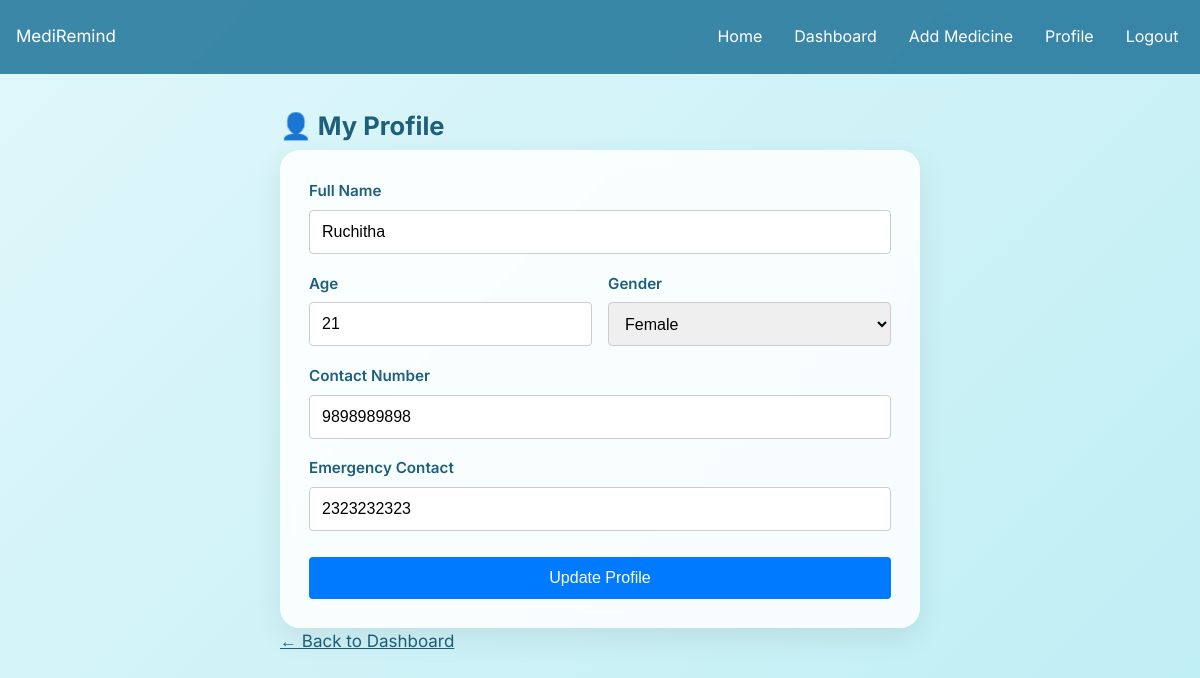
Screenshot of /profile (signed in) with the database file from the repository.
### tables this page shows
CREATE TABLE users (
        user_id INTEGER PRIMARY KEY AUTOINCREMENT,
        email TEXT UNIQUE NOT NULL,
        password_hash TEXT NOT NULL,
        full_name TEXT NOT NULL,
        age INTEGER,
        gender TEXT,
        contact_no TEXT,
        emergency_contact TEXT,
        role TEXT NOT NULL
    );

### app.py (the view, shortened to what this page needs)
@app.route('/profile', methods=['GET', 'POST'])
def profile():
    if 'user_id' not in session:
        return redirect(url_for('login'))
    user_id = session['user_id']
    conn = get_db()
    c = conn.cursor()
    c.execute("SELECT * FROM users WHERE user_id = ?", (user_id,))
    user = c.fetchone()
    conn.close()
    return render_template('profile.html', user=user)

### app.py (called while the page is built)
def get_db():
    return sqlite3.connect('medicine.db')

### templates/profile.html (shortened to what this page needs)
{% extends "base.html" %}
{% block content %}
<div class="form-page">
    <h2>👤 My Profile</h2>
    <form method="POST" class="form-card">
        <div class="form-group">
            <label for="full_name">Full Name</label>
            <input type="text" id="full_name" name="full_name" value="{{ user[3] }}" required>
        </div>
        <div class="form-row">
            <div class="form-group">
                <label for="age">Age</label>
                <input type="number" id="age" name="age" value="{{ user[4] or '' }}">
            </div>
            <div class="form-group">
                <label for="gender">Gender</label>
                <select id="gender" name="gender">
                    <option value="F" {% if user[5] == 'F' %}selected{% endif %}>Female</option>
                </select>
            </div>
        </div>
        <div class="form-group">
            <label for="contact_no">Contact Number</label>
            <input type="text" id="contact_no" name="contact_no" value="{{ user[6] or '' }}">
        </div>
        <div class="form-group">
            <label for="emergency_contact">Emergency Contact</label>
            <input type="text" id="emergency_contact" name="emergency_contact" value="{{ user[7] or '' }}">
        </div>
        <button type="submit" class="btn btn-primary form-submit">Update Profile</button>
    </form>
    <p><a href="/dashboard">← Back to Dashboard</a></p>
</div>
{% endblock %}

### static/css/style.css (style rules this page uses)
* { margin: 0; padding: 0; box-sizing: border-box; }
body { font-family: 'Inter', Arial, sans-serif; min-height: 100vh; background: linear-gradient(135deg, #e0f7fa, #b2ebf2, #80deea, #4dd0e1); background-size: 400% 400%; animation: gradientMove 15s ease infinite; }
.btn { padding: 8px 16px; border: none; border-radius: 4px; cursor: pointer; text-decoration: none; display: inline-block; transition: all 0.3s ease; }
.btn-primary { background: #007bff; color: white; }
input, select { padding: 8px; border-radius: 4px; border: 1px solid #ccc; width: 100%; max-width: 300px; }
body { font-size: 17px; line-height: 1.6; }
a { color: #1e5f7a; }
.btn { min-height: 42px; font-size: 1rem; }
button, .btn, input, select, a.btn { -webkit-tap-highlight-color: rgba(44,125,160,0.2); }
.form-page { max-width: 640px; margin: 0 auto; }
.form-page h2 { color: #1e5f7a; margin-bottom: 0.25rem; }
.form-card { background: rgba(255, 255, 255, 0.85); backdrop-filter: blur(10px); -webkit-backdrop-filter: blur(10px); border: 1px solid rgba(255,255,255,0.5); border-radius: 20px; padding: 1.75rem; box-shadow: 0 10px 30px rgba(0,0,0,0.08); }
.form-group { margin-bottom: 1.1rem; text-align: left; }
.form-group label { display: block; font-weight: 600; color: #1e5f7a; margin-bottom: 0.4rem; font-size: 0.95rem; }
.form-row { display: grid; grid-template-columns: 1fr 1fr; gap: 1rem; }
.form-submit { width: 100%; margin-top: 0.5rem; }
input, select { font-size: 1rem; padding: 11px 12px; max-width: 100%; min-height: 44px; }

### rows the page displays
users: full_name "Ruchitha", age "21", gender "Female", contact_no "9898989898", emergency_contact "2323232323"
